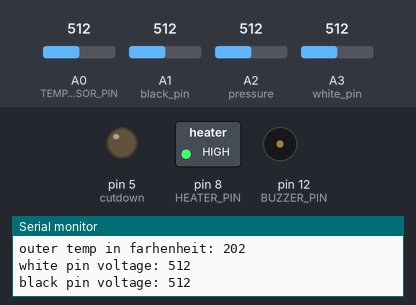
Bench run of a sketch on a simulated Arduino Uno, built with avr-gcc and run on an emulated ATmega328P. Shown: switched loads named in the sketch (green lamp = pin HIGH), output pins drawn as LEDs (lit = HIGH), buzzer (waves = sounding), the last lines printed to the serial monitor. The inputs (shaded band) are chosen by the test bench; at power-on: A2 (pressure) = 512, A0 (TEMP_SENSOR_PIN) = 512, A1 (black_pin) = 512, A3 (white_pin) = 512.

Above: at 0.13 s.
At 1.2 s:
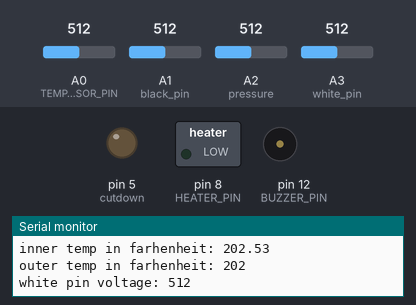
1.3 s: A2 (pressure) set to 312
4.3 s: A2 (pressure) set to 277
At 5.8 s:
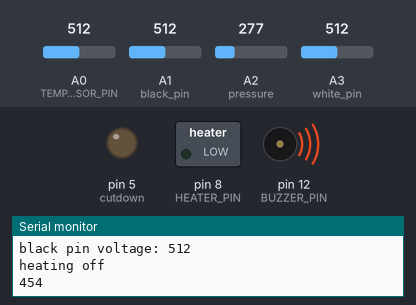
Timing chart, 0 to 11.8 s (numbered marks = the images above; inputs shaded):
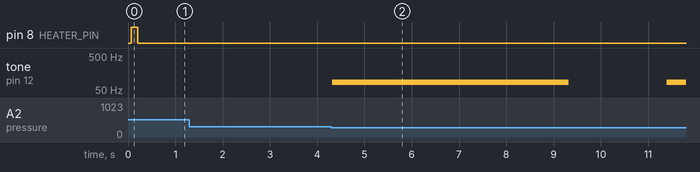

Measured:
- the behaviour switches between 296 and 295 on A2 (pressure) (found by bisection; images 1 and 2)
- after the input at 4.3 s, tone on pin 12 (BUZZER_PIN): silent → 85 Hz at once, → silent 5.0 s later, → 85 Hz 2.1 s later

The sketch:

asr_launch_dorothy.ino
```cpp
//Arduino Uno ASR Space Launch Code
//Author: @Sanaa Kapur

//Variable initializations

//temperature variables/pins
const int TEMP_SENSOR_PIN = A0;
int temp;
float R1 = 1000;
float logR2, R2, tKelvin, tCelsius, tFahrenheit;
float RR1 = 1000;
float logRR2, RR2, RtKelvin, RtCelsius, RtFahrenheit;
float c1 = 1.009249522e-03, c2 = 2.378405444e-04, c3 = 2.019202697e-07;
const int white_pin = A3;
const int black_pin = A1;

//heating variables/pin
const int HEATER_PIN = 8; //directly to power supply, 5V is 0.71A
const int tempMinF = 32;//change
const int tempMaxF = 50;

//buzzer variables/pin
const int BUZZER_PIN = 12;
const int onTime = 5000;
const int offTime = 2000;
const int pressureSL = 1013;
boolean turnON = false;

//cutdown and pressure variables/pins
int cutdown = 5;
int pressure = A2;
int pressvalue = 0;
int pressureAvg[12];
int currentPos = 0;
double averagePressure = 0;
int time = 0;
int actualPressure = 0;


void setup() {
  Serial.begin(9600);//set baud rate

  //initialize pins
  pinMode(TEMP_SENSOR_PIN, INPUT);
  pinMode(BUZZER_PIN, OUTPUT);
  pinMode(HEATER_PIN, OUTPUT);
  pinMode(white_pin, INPUT);
  pinMode(black_pin, INPUT);
  pinMode(cutdown, OUTPUT);
  digitalWrite(HEATER_PIN, LOW);

  //print start time
  time = 0;
  Serial.println(__TIME__);

  Serial.println("First:" + String(time));
}

void loop() {
  //temperature sensing
  temp = analogRead(TEMP_SENSOR_PIN);

  /**********************************************************************
  analog to celsius/fahrenheit Steinhard-Hart equation, credit to:
  https://www.circuitgeeks.com/arduino-temperature-sensor-thermistor/#Arduino-Code
  ***********************************************************************/

  R2 = R1 * (1023.0 / (float)temp - 1.0); // resistance of the Thermistor
  logR2 = log(RR2);
  tKelvin = (1.0 / (c1 + c2 * logR2 + c3 * logR2 * logR2 * logR2));
  tCelsius = tKelvin - 273.15;
  tFahrenheit = (tCelsius * 9.0) / 5.0 + 32.0;

  Serial.print("inner temp in farhenheit: ");
  Serial.println(tFahrenheit);

  // color absorption sensing
  int white_temp = analogRead(white_pin);
  int black_temp = analogRead(black_pin);

  RR2 = RR1 * (1023.0 / (float)white_temp - 1.0); // resistance of the Thermistor
  logRR2 = log(RR2);
  RtKelvin = (1.0 / (c1 + c2 * logRR2 + c3 * logRR2 * logRR2 * logRR2));
  RtCelsius = RtKelvin - 273.15;
  RtFahrenheit = (RtCelsius * 9.0) / 5.0 + 32.0;
  int outside_temp = RtFahrenheit;

  Serial.print("outer temp in farhenheit: ");
  Serial.println(outside_temp);
  Serial.print("white pin voltage: ");
  Serial.println(white_temp);
  Serial.print("black pin voltage: ");
  Serial.println(black_temp);

  // heating regulation

  if (tFahrenheit <= tempMinF) {
    digitalWrite(HEATER_PIN, HIGH);
    Serial.println("heating on");
   }
   else if (tFahrenheit > tempMaxF) {
    digitalWrite(HEATER_PIN, LOW);
    Serial.println("heating off");
  }

  // cutdown mechanism
  pressvalue = analogRead(pressure);
  time = time + 1;
  actualPressure = 2.52 * pressvalue - 244;
  Serial.println(actualPressure);

  if (actualPressure < 9 && outside_temp < -36){ //determines cutdown threshold
    digitalWrite(cutdown, HIGH);
    delay(500);
    digitalWrite(cutdown, HIGH);
    delay(500);
  }

  //buzzer begins buzzing after pressure returns to sea level

  if(actualPressure < 500)
  {
    turnON = true;
  }
  if(actualPressure <= pressureSL && turnON == true)
  {
    tone(BUZZER_PIN, 85);
    delay(onTime);
    noTone(BUZZER_PIN);
    delay(offTime);
  }

}
```
